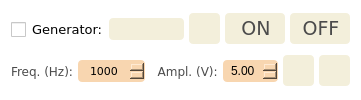
        <widget class="QFrame" name="verticalFrame_7">
         <property name="styleSheet">
          <string notr="true">background-color: rgb(255, 255, 255);
border-radius: 4px;</string>
         </property>
         <layout class="QVBoxLayout" name="verticalLayout_3" stretch="0,0">
          <property name="sizeConstraint">
           <enum>QLayout::SetDefaultConstraint</enum>
          </property>
          <item>
           <widget class="QFrame" name="horizontalFrame_17">
            <layout class="QHBoxLayout" name="horizontalLayout_28" stretch="0,2,1,1,1">
             <property name="spacing">
              <number>5</number>
             </property>
             <property name="leftMargin">
              <number>0</number>
             </property>
             <property name="topMargin">
              <number>2</number>
             </property>
             <property name="rightMargin">
              <number>0</number>
             </property>
             <property name="bottomMargin">
              <number>2</number>
             </property>
             <item>
              <widget class="QCheckBox" name="pyqt5_dynamic_odsc_checkbox_use_generator">
               <property name="font">
                <font>
                 <family>Verdana</family>
                 <pointsize>10</pointsize>
                 <weight>50</weight>
                 <bold>false</bold>
                </font>
               </property>
               <property name="layoutDirection">
                <enum>Qt::LeftToRight</enum>
               </property>
               <property name="styleSheet">
                <string notr="true">QCheckBox::indicator
{
width: 15px;
height: 15px;

}

QCheckBox::indicator::unchecked
{
	image: url(:/ui/resources/checkbox/checkbox_unchecked.png);
}

QCheckBox::indicator:unchecked:hover
{
	image: url(:/ui/resources/checkbox/checkbox_unchecked_hover.png);
}

QCheckBox::indicator:unchecked:pressed
{
	image: url(:/ui/resources/checkbox/checkbox_unchecked_pressed.png);
}

QCheckBox::indicator::checked 
{
	image: url(:/ui/resources/checkbox/checkbox_checked.png);
}

QCheckBox::indicator:checked:hover 
{
	image: url(:/ui/resources/checkbox/checkbox_checked_hover.png);
}

QCheckBox::indicator:checked:pressed 
{
	image: url(:/ui/resources/checkbox/checkbox_checked_pressed.png);
}</string>
               </property>
               <property name="text">
                <string>Generator:</string>
               </property>
              </widget>
             </item>
             <item>
              <widget class="QComboBox" name="pyqt5_dynamic_odsc_combo_generators">
               <property name="enabled">
                <bool>false</bool>
               </property>
               <property name="minimumSize">
                <size>
                 <width>0</width>
                 <height>22</height>
                </size>
               </property>
               <property name="font">
                <font>
                 <family>Verdana</family>
                 <pointsize>8</pointsize>
                </font>
               </property>
               <property name="styleSheet">
                <string notr="true">QComboBox
{
border-radius: 4px;
padding-left: 5px;
background-color: rgb(255, 184, 90);
}

QComboBox:hover
{
background-color: rgb(248,214,176);
}

QComboBox:disabled{
	background-color: rgb(243, 239, 219);
}

QComboBox::drop-down{
background-color: transparent;
border-radius: 4px;
}

QComboBox::drop-down:hover{
background-color: transparent;
}

QComboBox::down-arrow
{
image: url(:/ui/resources/dropdown/dropdown_arrow.png);
margin-right: 5px;
}

QComboBox QListView {
background-color: rgb(255, 184, 90);
padding:4px;
}

QComboBox QListView::item {
padding:15px;
}


</string>
               </property>
               <property name="editable">
                <bool>false</bool>
               </property>
               <property name="currentIndex">
                <number>-1</number>
               </property>
               <property name="frame">
                <bool>true</bool>
               </property>
              </widget>
             </item>
             <item>
              <widget class="QPushButton" name="pyqt5_dynamic_odsc_button_reload_generator">
               <property name="enabled">
                <bool>false</bool>
               </property>
               <property name="minimumSize">
                <size>
                 <width>31</width>
                 <height>31</height>
                </size>
               </property>
               <property name="maximumSize">
                <size>
                 <width>31</width>
                 <height>31</height>
                </size>
               </property>
               <property name="font">
                <font>
                 <family>Verdana</family>
                 <pointsize>14</pointsize>
                </font>
               </property>
               <property name="toolTip">
                <string>Refresh Generators</string>
               </property>
               <property name="styleSheet">
                <string notr="true">QPushButton {
	border-radius: 4px;
	background-color: rgb(255, 184, 90);
	padding-left: 2px;
	color: rgb(75, 75, 75);
	image: url(:/ui/resources/buttons/refresh_icon.png);
}
QPushButton:hover{
	background-color: rgb(248,214,176);	
	image: url(:/ui/resources/buttons/refresh_icon.png);
}
QPushButton:pressed{
	background-color: rgb(179, 197, 192);
	image: url(:/ui/resources/buttons/refresh_icon.png);
}
QPushButton:disabled{
	background-color: rgb(243, 239, 219);
	image: url(:/ui/resources/buttons/refresh_icon.png);
}</string>
               </property>
               <property name="text">
                <string/>
               </property>
              </widget>
             </item>
             <item>
              <widget class="QPushButton" name="pyqt5_dynamic_odsc_button_generator_output_on">
               <property name="enabled">
                <bool>false</bool>
               </property>
               <property name="minimumSize">
                <size>
                 <width>60</width>
                 <height>31</height>
                </size>
               </property>
               <property name="font">
                <font>
                 <family>Verdana</family>
                 <pointsize>14</pointsize>
                </font>
               </property>
               <property name="styleSheet">
                <string notr="true">QPushButton {
	border-radius: 4px;
	background-color: rgb(255, 184, 90);
	padding-left: 2px;
	color: rgb(75, 75, 75);
}
QPushButton:hover{
	background-color: rgb(248,214,176);	
}
QPushButton:pressed{
	background-color: rgb(179, 197, 192);
}
QPushButton:disabled{
	background-color: rgb(243, 239, 219);
}</string>
               </property>
               <property name="text">
                <string>ON</string>
               </property>
              </widget>
             </item>
             <item>
              <widget class="QPushButton" name="pyqt5_dynamic_odsc_button_generator_output_off">
               <property name="enabled">
                <bool>false</bool>
               </property>
               <property name="minimumSize">
                <size>
                 <width>60</width>
                 <height>31</height>
                </size>
               </property>
               <property name="font">
                <font>
                 <family>Verdana</family>
                 <pointsize>14</pointsize>
                </font>
               </property>
               <property name="styleSheet">
                <string notr="true">QPushButton {
	border-radius: 4px;
	background-color: rgb(255, 184, 90);
	padding-left: 2px;
	color: rgb(75, 75, 75);
}
QPushButton:hover{
	background-color: rgb(248,214,176);	
}
QPushButton:pressed{
	background-color: rgb(179, 197, 192);
}
QPushButton:disabled{
	background-color: rgb(243, 239, 219);
}
</string>
               </property>
               <property name="text">
                <string>OFF</string>
               </property>
              </widget>
             </item>
            </layout>
           </widget>
          </item>
          <item>
           <widget class="QFrame" name="horizontalFrame_18">
            <layout class="QHBoxLayout" name="horizontalLayout_29" stretch="2,4,2,3,2,2">
             <property name="spacing">
              <number>5</number>
             </property>
             <property name="leftMargin">
              <number>0</number>
             </property>
             <property name="topMargin">
              <number>2</number>
             </property>
             <property name="rightMargin">
              <number>0</number>
             </property>
             <property name="bottomMargin">
              <number>2</number>
             </property>
             <item>
              <widget class="QLabel" name="static_odsc_label_4">
               <property name="minimumSize">
                <size>
                 <width>0</width>
                 <height>21</height>
                </size>
               </property>
               <property name="font">
                <font>
                 <family>Verdana</family>
                 <pointsize>9</pointsize>
                 <weight>50</weight>
                 <italic>false</italic>
                 <bold>false</bold>
                </font>
               </property>
               <property name="styleSheet">
                <string notr="true">color: rgb(75, 75, 75);</string>
               </property>
               <property name="text">
                <string>Freq. (Hz):</string>
               </property>
              </widget>
             </item>
             <item>
              <widget class="QSpinBox" name="pyqt5_dynamic_odsc_spinbox_generator_frequency">
               <property name="minimumSize">
                <size>
                 <width>0</width>
                 <height>22</height>
                </size>
               </property>
               <property name="font">
                <font>
                 <family>Verdana</family>
                 <pointsize>8</pointsize>
                 <weight>50</weight>
                 <bold>false</bold>
                </font>
               </property>
               <property name="styleSheet">
                <string notr="true">QSpinBox {
background-color: rgb(248, 214, 176);
border-radius: 4px;
padding: 0px 2px 0px 2px;
border-width: 3;
}

QSpinBox:hover {
background-color: rgb(255, 184, 90);
}

QSpinBox:selected {
background-color: rgb(255, 184, 90);
}

QSpinBox::up-button {
subcontrol-origin: border;
subcontrol-position: right;
image: url(:/ui/resources/spinbox/spinbox_hover_right.png);
 }

QSpinBox::down-button {
subcontrol-origin: border;
subcontrol-position: left;
image: url(:/ui/resources/spinbox/spinbox_hover_left.png);
 }

QSpinBox::up-button:hover {
image: url(:/ui/resources/spinbox/spinbox_right.png);
 }

QSpinBox::down-button:hover {
image: url(:/ui/resources/spinbox/spinbox_left.png);	
 }

QSpinBox::up-button:pressed {
image: url(:/ui/resources/spinbox/spinbox_pressed_right.png);
}

QSpinBox::down-button:pressed {
image: url(:/ui/resources/spinbox/spinbox_pressed_left.png);
 }</string>
               </property>
               <property name="alignment">
                <set>Qt::AlignCenter</set>
               </property>
               <property name="maximum">
                <number>80000000</number>
               </property>
               <property name="value">
                <number>1000</number>
               </property>
              </widget>
             </item>
             <item>
              <widget class="QLabel" name="static_odsc_label_9">
               <property name="minimumSize">
                <size>
                 <width>0</width>
                 <height>21</height>
                </size>
               </property>
               <property name="font">
                <font>
                 <family>Verdana</family>
                 <pointsize>9</pointsize>
                 <weight>50</weight>
                 <italic>false</italic>
                 <bold>false</bold>
                </font>
               </property>
               <property name="styleSheet">
                <string notr="true">color: rgb(75, 75, 75);</string>
               </property>
               <property name="text">
                <string>  Ampl. (V):</string>
               </property>
              </widget>
             </item>
             <item>
              <widget class="QDoubleSpinBox" name="pyqt5_dynamic_odsc_dspinbox_generator_amplitude">
               <property name="minimumSize">
                <size>
                 <width>0</width>
                 <height>22</height>
                </size>
               </property>
               <property name="styleSheet">
                <string notr="true">QDoubleSpinBox {
background-color: rgb(248, 214, 176);
border-radius: 4px;
padding: 0px 2px 0px 2px;
border-width: 3;
}

QDoubleSpinBox:hover {
background-color: rgb(255, 184, 90);
}

QDoubleSpinBox:selected {
background-color: rgb(255, 184, 90);
}

QDoubleSpinBox::up-button {
subcontrol-origin: border;
subcontrol-position: right;
image: url(:/ui/resources/spinbox/spinbox_hover_right.png);
 }

QDoubleSpinBox::down-button {
subcontrol-origin: border;
subcontrol-position: left;
image: url(:/ui/resources/spinbox/spinbox_hover_left.png);
 }

QDoubleSpinBox::up-button:hover {
image: url(:/ui/resources/spinbox/spinbox_right.png);
 }

QDoubleSpinBox::down-button:hover {
image: url(:/ui/resources/spinbox/spinbox_left.png);	
 }

QDoubleSpinBox::up-button:pressed {
image: url(:/ui/resources/spinbox/spinbox_pressed_right.png);
}

QDoubleSpinBoxx::down-button:pressed {
image: url(:/ui/resources/spinbox/spinbox_pressed_left.png);
 }</string>
               </property>
               <property name="alignment">
                <set>Qt::AlignCenter</set>
               </property>
               <property name="minimum">
                <double>0.010000000000000</double>
               </property>
               <property name="maximum">
                <double>19.899999999999999</double>
               </property>
               <property name="value">
                <double>5.000000000000000</double>
               </property>
              </widget>
             </item>
             <item>
              <widget class="QPushButton" name="pyqt5_dynamic_odsc_button_generator_download">
               <property name="enabled">
                <bool>false</bool>
               </property>
               <property name="minimumSize">
                <size>
                 <width>31</width>
                 <height>31</height>
                </size>
               </property>
               <property name="maximumSize">
                <size>
                 <width>31</width>
                 <height>31</height>
                </size>
               </property>
               <property name="font">
                <font>
                 <family>Verdana</family>
                 <pointsize>14</pointsize>
                </font>
               </property>
               <property name="toolTip">
                <string>Download</string>
               </property>
               <property name="styleSheet">
                <string notr="true">QPushButton {
	border-radius: 4px;
	background-color: rgb(255, 184, 90);
	padding-left: 2px;
	color: rgb(75, 75, 75);
	image: url(:/ui/resources/buttons/download_icon.png);
}
QPushButton:hover{
	image: url(:/ui/resources/buttons/download_icon.png);
	background-color: rgb(248,214,176);	
}
QPushButton:pressed{
	background-color: rgb(179, 197, 192);
	image: url(:/ui/resources/buttons/download_icon.png);
}
QPushButton:disabled{
	background-color: rgb(243, 239, 219);
}
</string>
               </property>
               <property name="text">
                <string/>
               </property>
              </widget>
             </item>
             <item>
              <widget class="QPushButton" name="pyqt5_dynamic_odsc_button_generator_upload">
               <property name="enabled">
                <bool>false</bool>
               </property>
               <property name="minimumSize">
                <size>
                 <width>31</width>
                 <height>31</height>
                </size>
               </property>
               <property name="maximumSize">
                <size>
                 <width>31</width>
                 <height>31</height>
                </size>
               </property>
               <property name="font">
                <font>
                 <family>Verdana</family>
                 <pointsize>14</pointsize>
                </font>
               </property>
               <property name="toolTip">
                <string>Upload</string>
               </property>
               <property name="styleSheet">
                <string notr="true">QPushButton {
	border-radius: 4px;
	background-color: rgb(255, 184, 90);
	padding-left: 2px;
	color: rgb(75, 75, 75);
	image: url(:/ui/resources/buttons/upload_icon.png);
}
QPushButton:hover{
	image: url(:/ui/resources/buttons/upload_icon.png);
	background-color: rgb(248,214,176);	
}
QPushButton:pressed{
	background-color: rgb(179, 197, 192);
	image: url(:/ui/resources/buttons/upload_icon.png);
}
QPushButton:disabled{
	background-color: rgb(243, 239, 219);
}
</string>
               </property>
               <property name="text">
                <string/>
               </property>
              </widget>
             </item>
            </layout>
           </widget>
          </item>
         </layout>
        </widget>
